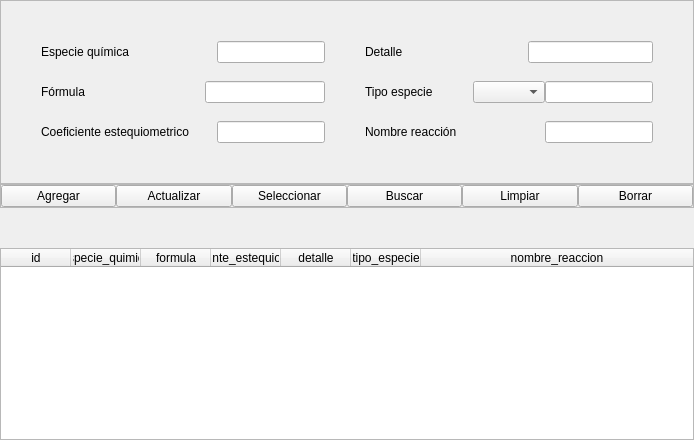
        <widget class="QWidget" name="rq_tab">
         <attribute name="title">
          <string>Reacción Química</string>
         </attribute>
         <layout class="QVBoxLayout" name="verticalLayout_3">
          <property name="spacing">
           <number>0</number>
          </property>
          <property name="leftMargin">
           <number>0</number>
          </property>
          <property name="topMargin">
           <number>0</number>
          </property>
          <property name="rightMargin">
           <number>0</number>
          </property>
          <property name="bottomMargin">
           <number>0</number>
          </property>
          <item>
           <widget class="QFrame" name="datos_frame_3">
            <property name="frameShape">
             <enum>QFrame::StyledPanel</enum>
            </property>
            <property name="frameShadow">
             <enum>QFrame::Raised</enum>
            </property>
            <layout class="QVBoxLayout" name="verticalLayout_11">
             <property name="spacing">
              <number>0</number>
             </property>
             <property name="leftMargin">
              <number>0</number>
             </property>
             <property name="topMargin">
              <number>0</number>
             </property>
             <property name="rightMargin">
              <number>0</number>
             </property>
             <property name="bottomMargin">
              <number>0</number>
             </property>
             <item>
              <spacer name="verticalSpacer_30">
               <property name="orientation">
                <enum>Qt::Vertical</enum>
               </property>
               <property name="sizeHint" stdset="0">
                <size>
                 <width>20</width>
                 <height>40</height>
                </size>
               </property>
              </spacer>
             </item>
             <item>
              <layout class="QHBoxLayout" name="horizontalLayout_23">
               <item>
                <spacer name="horizontalSpacer_9">
                 <property name="orientation">
                  <enum>Qt::Horizontal</enum>
                 </property>
                 <property name="sizeHint" stdset="0">
                  <size>
                   <width>40</width>
                   <height>20</height>
                  </size>
                 </property>
                </spacer>
               </item>
               <item>
                <layout class="QVBoxLayout" name="verticalLayout_12">
                 <property name="spacing">
                  <number>0</number>
                 </property>
                 <item>
                  <layout class="QHBoxLayout" name="horizontalLayout_24">
                   <property name="spacing">
                    <number>0</number>
                   </property>
                   <item>
                    <widget class="QLabel" name="label_28">
                     <property name="text">
                      <string>Especie química</string>
                     </property>
                    </widget>
                   </item>
                   <item>
                    <spacer name="horizontalSpacer_23">
                     <property name="orientation">
                      <enum>Qt::Horizontal</enum>
                     </property>
                     <property name="sizeHint" stdset="0">
                      <size>
                       <width>28</width>
                       <height>20</height>
                      </size>
                     </property>
                    </spacer>
                   </item>
                   <item>
                    <widget class="QLineEdit" name="especie_quimica_rq_edit"/>
                   </item>
                  </layout>
                 </item>
                 <item>
                  <spacer name="verticalSpacer_9">
                   <property name="orientation">
                    <enum>Qt::Vertical</enum>
                   </property>
                   <property name="sizeHint" stdset="0">
                    <size>
                     <width>20</width>
                     <height>13</height>
                    </size>
                   </property>
                  </spacer>
                 </item>
                 <item>
                  <layout class="QHBoxLayout" name="horizontalLayout_25">
                   <property name="spacing">
                    <number>0</number>
                   </property>
                   <item>
                    <widget class="QLabel" name="label_25">
                     <property name="text">
                      <string>Fórmula</string>
                     </property>
                    </widget>
                   </item>
                   <item>
                    <spacer name="horizontalSpacer_24">
                     <property name="orientation">
                      <enum>Qt::Horizontal</enum>
                     </property>
                     <property name="sizeHint" stdset="0">
                      <size>
                       <width>28</width>
                       <height>20</height>
                      </size>
                     </property>
                    </spacer>
                   </item>
                   <item>
                    <widget class="QLineEdit" name="formula_rq_edit"/>
                   </item>
                  </layout>
                 </item>
                 <item>
                  <spacer name="verticalSpacer_14">
                   <property name="orientation">
                    <enum>Qt::Vertical</enum>
                   </property>
                   <property name="sizeHint" stdset="0">
                    <size>
                     <width>20</width>
                     <height>18</height>
                    </size>
                   </property>
                  </spacer>
                 </item>
                 <item>
                  <layout class="QHBoxLayout" name="horizontalLayout_26">
                   <property name="spacing">
                    <number>0</number>
                   </property>
                   <item>
                    <widget class="QLabel" name="label_23">
                     <property name="text">
                      <string>Coeficiente estequiometrico</string>
                     </property>
                    </widget>
                   </item>
                   <item>
                    <spacer name="horizontalSpacer_25">
                     <property name="orientation">
                      <enum>Qt::Horizontal</enum>
                     </property>
                     <property name="sizeHint" stdset="0">
                      <size>
                       <width>28</width>
                       <height>20</height>
                      </size>
                     </property>
                    </spacer>
                   </item>
                   <item>
                    <widget class="QLineEdit" name="coeficiente_estequiometrico_rq_edit"/>
                   </item>
                  </layout>
                 </item>
                </layout>
               </item>
               <item>
                <spacer name="horizontalSpacer_26">
                 <property name="orientation">
                  <enum>Qt::Horizontal</enum>
                 </property>
                 <property name="sizeHint" stdset="0">
                  <size>
                   <width>40</width>
                   <height>20</height>
                  </size>
                 </property>
                </spacer>
               </item>
               <item>
                <layout class="QVBoxLayout" name="verticalLayout_13">
                 <property name="spacing">
                  <number>0</number>
                 </property>
                 <item>
                  <layout class="QHBoxLayout" name="horizontalLayout_27">
                   <property name="spacing">
                    <number>0</number>
                   </property>
                   <item>
                    <widget class="QLabel" name="label_26">
                     <property name="text">
                      <string>Detalle</string>
                     </property>
                    </widget>
                   </item>
                   <item>
                    <spacer name="horizontalSpacer_27">
                     <property name="orientation">
                      <enum>Qt::Horizontal</enum>
                     </property>
                     <property name="sizeHint" stdset="0">
                      <size>
                       <width>40</width>
                       <height>20</height>
                      </size>
                     </property>
                    </spacer>
                   </item>
                   <item>
                    <widget class="QLineEdit" name="detalle_rq_edit"/>
                   </item>
                  </layout>
                 </item>
                 <item>
                  <spacer name="verticalSpacer_15">
                   <property name="orientation">
                    <enum>Qt::Vertical</enum>
                   </property>
                   <property name="sizeHint" stdset="0">
                    <size>
                     <width>20</width>
                     <height>18</height>
                    </size>
                   </property>
                  </spacer>
                 </item>
                 <item>
                  <layout class="QHBoxLayout" name="horizontalLayout_28">
                   <property name="spacing">
                    <number>0</number>
                   </property>
                   <item>
                    <widget class="QLabel" name="label_24">
                     <property name="text">
                      <string>Tipo especie</string>
                     </property>
                    </widget>
                   </item>
                   <item>
                    <spacer name="horizontalSpacer_28">
                     <property name="orientation">
                      <enum>Qt::Horizontal</enum>
                     </property>
                     <property name="sizeHint" stdset="0">
                      <size>
                       <width>40</width>
                       <height>20</height>
                      </size>
                     </property>
                    </spacer>
                   </item>
                   <item>
                    <widget class="QComboBox" name="tipo_especie_rq_box"/>
                   </item>
                   <item>
                    <widget class="QLineEdit" name="tipo_especie_rq_edit"/>
                   </item>
                  </layout>
                 </item>
                 <item>
                  <spacer name="verticalSpacer_16">
                   <property name="orientation">
                    <enum>Qt::Vertical</enum>
                   </property>
                   <property name="sizeHint" stdset="0">
                    <size>
                     <width>20</width>
                     <height>18</height>
                    </size>
                   </property>
                  </spacer>
                 </item>
                 <item>
                  <layout class="QHBoxLayout" name="horizontalLayout_29">
                   <property name="spacing">
                    <number>0</number>
                   </property>
                   <item>
                    <widget class="QLabel" name="label_27">
                     <property name="text">
                      <string>Nombre reacción</string>
                     </property>
                    </widget>
                   </item>
                   <item>
                    <spacer name="horizontalSpacer_29">
                     <property name="orientation">
                      <enum>Qt::Horizontal</enum>
                     </property>
                     <property name="sizeHint" stdset="0">
                      <size>
                       <width>40</width>
                       <height>20</height>
                      </size>
                     </property>
                    </spacer>
                   </item>
                   <item>
                    <widget class="QLineEdit" name="nombre_reaccion_rq_edit"/>
                   </item>
                  </layout>
                 </item>
                </layout>
               </item>
               <item>
                <spacer name="horizontalSpacer_8">
                 <property name="orientation">
                  <enum>Qt::Horizontal</enum>
                 </property>
                 <property name="sizeHint" stdset="0">
                  <size>
                   <width>40</width>
                   <height>20</height>
                  </size>
                 </property>
                </spacer>
               </item>
              </layout>
             </item>
             <item>
              <spacer name="verticalSpacer_29">
               <property name="orientation">
                <enum>Qt::Vertical</enum>
               </property>
               <property name="sizeHint" stdset="0">
                <size>
                 <width>20</width>
                 <height>40</height>
                </size>
               </property>
              </spacer>
             </item>
            </layout>
           </widget>
          </item>
          <item>
           <widget class="QFrame" name="funciones_frame_rq">
            <property name="frameShape">
             <enum>QFrame::StyledPanel</enum>
            </property>
            <property name="frameShadow">
             <enum>QFrame::Raised</enum>
            </property>
            <layout class="QHBoxLayout" name="horizontalLayout_16">
             <property name="spacing">
              <number>0</number>
             </property>
             <property name="leftMargin">
              <number>0</number>
             </property>
             <property name="topMargin">
              <number>0</number>
             </property>
             <property name="rightMargin">
              <number>0</number>
             </property>
             <property name="bottomMargin">
              <number>0</number>
             </property>
             <item>
              <widget class="QPushButton" name="agregar_rq_btn">
               <property name="text">
                <string>Agregar</string>
               </property>
              </widget>
             </item>
             <item>
              <widget class="QPushButton" name="actualizar_rq_btn">
               <property name="text">
                <string>Actualizar</string>
               </property>
              </widget>
             </item>
             <item>
              <widget class="QPushButton" name="seleccionar_rq_btn">
               <property name="text">
                <string>Seleccionar</string>
               </property>
              </widget>
             </item>
             <item>
              <widget class="QPushButton" name="buscar_rq_btn">
               <property name="text">
                <string>Buscar</string>
               </property>
              </widget>
             </item>
             <item>
              <widget class="QPushButton" name="limpiar_rq_btn">
               <property name="text">
                <string>Limpiar</string>
               </property>
              </widget>
             </item>
             <item>
              <widget class="QPushButton" name="borrar_rq_btn">
               <property name="text">
                <string>Borrar</string>
               </property>
              </widget>
             </item>
            </layout>
           </widget>
          </item>
          <item>
           <layout class="QVBoxLayout" name="verticalLayout_2">
            <property name="spacing">
             <number>0</number>
            </property>
            <item>
             <spacer name="verticalSpacer_28">
              <property name="orientation">
               <enum>Qt::Vertical</enum>
              </property>
              <property name="sizeHint" stdset="0">
               <size>
                <width>20</width>
                <height>40</height>
               </size>
              </property>
             </spacer>
            </item>
            <item>
             <widget class="QTableWidget" name="reaccion_quimica_tabla">
              <property name="focusPolicy">
               <enum>Qt::NoFocus</enum>
              </property>
              <property name="showGrid">
               <bool>false</bool>
              </property>
              <attribute name="horizontalHeaderMinimumSectionSize">
               <number>50</number>
              </attribute>
              <attribute name="horizontalHeaderDefaultSectionSize">
               <number>70</number>
              </attribute>
              <attribute name="horizontalHeaderStretchLastSection">
               <bool>true</bool>
              </attribute>
              <attribute name="verticalHeaderVisible">
               <bool>false</bool>
              </attribute>
              <column>
               <property name="text">
                <string>id</string>
               </property>
              </column>
              <column>
               <property name="text">
                <string>especie_quimica</string>
               </property>
              </column>
              <column>
               <property name="text">
                <string>formula</string>
               </property>
              </column>
              <column>
               <property name="text">
                <string>coeficiente_estequiometrico</string>
               </property>
              </column>
              <column>
               <property name="text">
                <string>detalle</string>
               </property>
              </column>
              <column>
               <property name="text">
                <string>tipo_especie</string>
               </property>
              </column>
              <column>
               <property name="text">
                <string>nombre_reaccion</string>
               </property>
               <property name="font">
                <font>
                 <kerning>true</kerning>
                </font>
               </property>
              </column>
             </widget>
            </item>
           </layout>
          </item>
         </layout>
        </widget>
